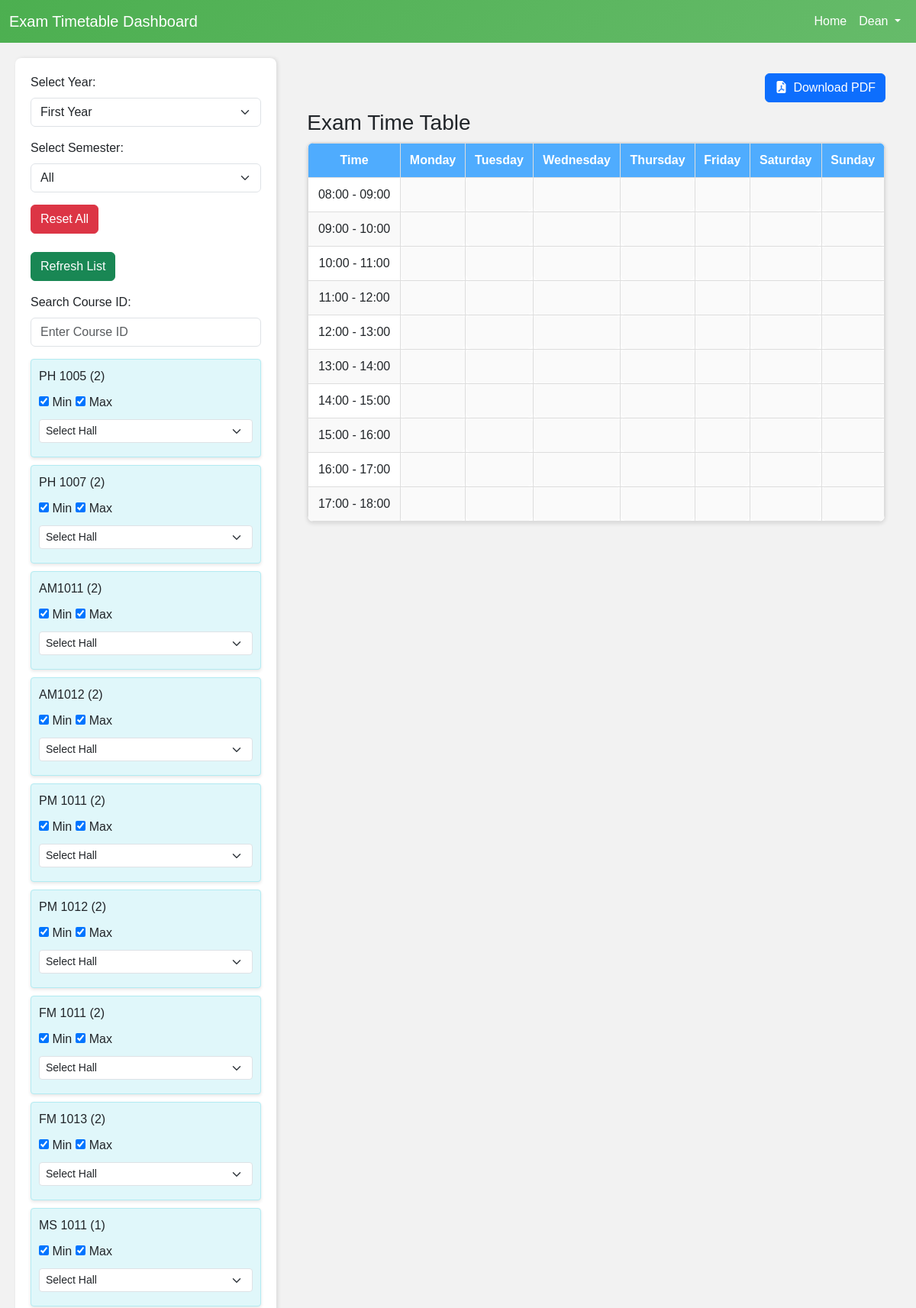
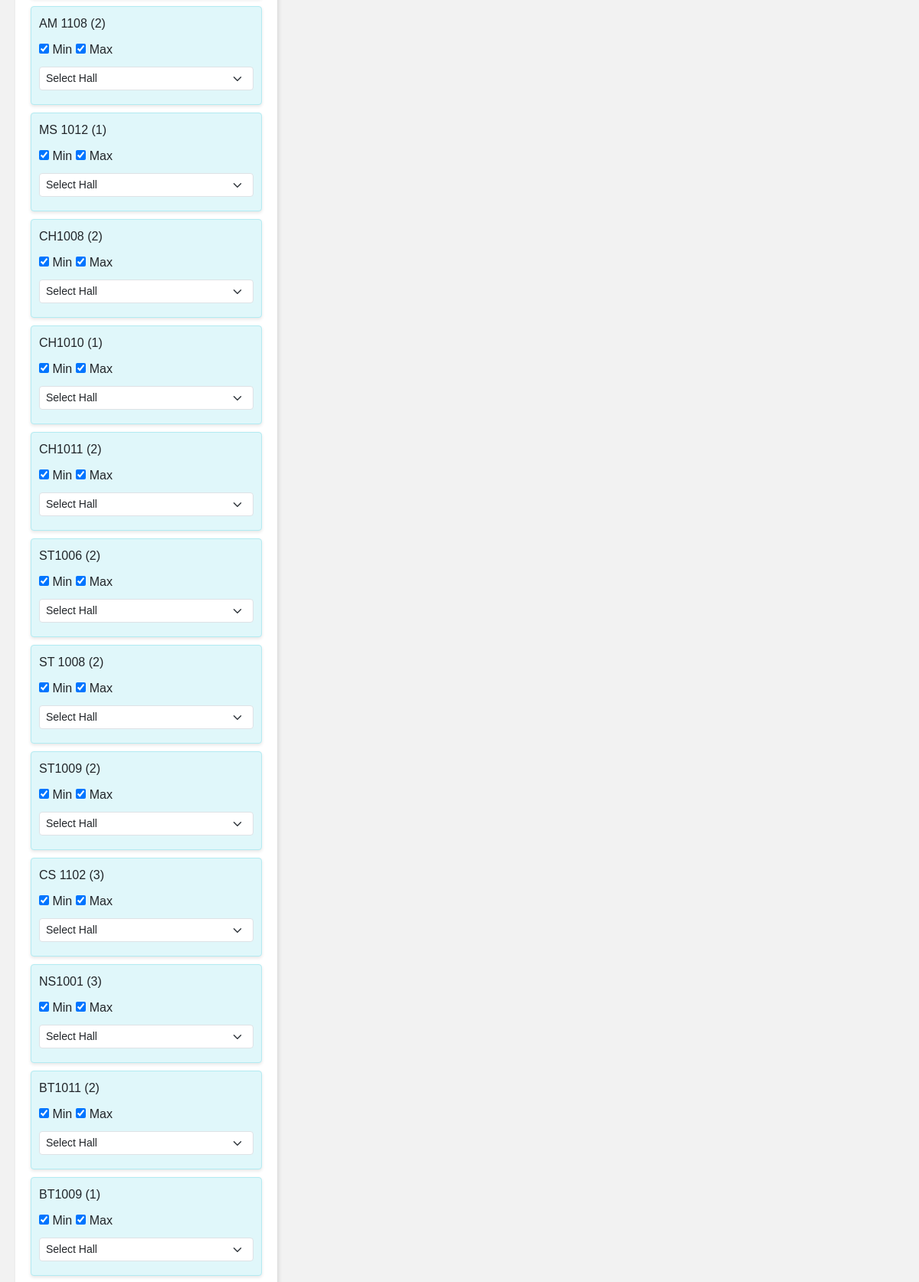
The page /exam_timetable.php (signed in, upper part) on the database its author committed (2 pictures, top to bottom).
### tables this page shows
CREATE TABLE `first_year` (
  `id` int(11) NOT NULL,
  `course_id` varchar(255) NOT NULL,
  `course_name` varchar(50) NOT NULL,
  `semester` enum('semester 1','semester 2') NOT NULL,
  `no_of_hours` int(1) NOT NULL,
  `credits` int(11) DEFAULT NULL,
  `registered_students` int(10) NOT NULL,
  `department` varchar(50) NOT NULL,
  `Lecturer_name` varchar(50) DEFAULT NULL
);

### exam_timetable.php (the view, shortened to what this page needs)
<?php
include 'db.php';
$user_name  = "Dean";
$category   = $_SESSION['selected_category']  ?? 'first_year';
$semester   = $_SESSION['selected_semester']  ?? '';
?>
<!DOCTYPE html>
<html>
<head>
    <link rel="stylesheet" href="main_table.css">
    <link
        href="https://cdn.jsdelivr.net/npm/bootstrap@5.3.3/dist/css/bootstrap.min.css"
        rel="stylesheet"
    >
    <link
        rel="stylesheet"
        href="https://cdn.jsdelivr.net/npm/bootstrap-icons@1.10.5/font/bootstrap-icons.css"
    >
</head>
<body>
<nav class="navbar navbar-expand-lg navbar-dark">
  <div class="container-fluid">
    <a class="navbar-brand" href="#">Exam Timetable Dashboard</a>
    <div class="collapse navbar-collapse" id="navbarNav">
      <ul class="navbar-nav ms-auto">
        <li class="nav-item"><a class="nav-link active" href="main_table.php">Home</a></li>
        <li class="nav-item dropdown">
          <a class="nav-link dropdown-toggle" href="#" data-bs-toggle="dropdown">
            <?php echo htmlspecialchars($user_name); ?>
          </a>
        </li>
      </ul>
    </div>
  </div>
</nav>
<div id="main">
  <div id="content">
    <div id="section_one">
      <form method="GET" id="selection-form" class="mb-3">
        <div class="mb-3">
          <label for="category" class="form-label">Select Year:</label>
          <select id="category" name="category" class="form-select" onchange="document.getElementById('selection-form').submit()">
            <option value="first_year"  <?php if($category==='first_year') echo 'selected';?>>First Year</option>
          </select>
        </div>
        <div class="mb-3">
          <label for="semester" class="form-label">Select Semester:</label>
          <select id="semester" name="semester" class="form-select" onchange="document.getElementById('selection-form').submit()">
            <option value="" <?php if($semester === '') echo 'selected';?>>All</option>
          </select>
        </div>
        <div class="mb-3 d-flex flex-wrap gap-2">
          <button type="submit" name="reset" value="true" class="btn btn-danger">Reset All</button>
        </div>
      </form>
      <button id="refresh-list-btn" class="btn btn-success mb-3">Refresh List</button>
      <div class="mb-3">
        <label for="search-input" class="form-label">Search Course ID:</label>
        <input type="text" id="search-input" class="form-control" placeholder="Enter Course ID">
      </div>
      <?php
      $connCourses = new mysqli($servername, $db_username, $db_password, $dbname);
      $sqlC = "SELECT course_id, course_name, lecturer_name, credits, semester, registered_students FROM `$category` WHERE 1 ";
      $stC = $connCourses->prepare($sqlC);
      if ($stC) {
          $stC->execute();
          $rC = $stC->get_result();
      } else {
          $rC = false;
      }
      if ($rC && $rC->num_rows > 0) {
          echo "<ul id='item-list' data-category='".htmlspecialchars($category)."' class='list-unstyled'>";
          while($row = $rC->fetch_assoc()) {
              $cid       = htmlspecialchars($row['course_id']);
              $cname     = htmlspecialchars($row['course_name']);
              $lect      = htmlspecialchars($row['lecturer_name']);
              $credits_db    = (int)$row['credits'];
              $sem_row   = htmlspecialchars($row['semester']);
              $reg_num   = (int)$row['registered_students'];
              $remCredits = $_SESSION['exam_item_credits'][$category][$cid] ?? $credits_db;
              if ($remCredits > 0) {
                  echo "<li draggable='true' class='draggable-item'
                           data-item='{$cid}'
                           data-course_name='{$cname}'
                           data-lecturer_name='{$lect}'
                           data-credits='{$remCredits}'
                           data-semester='{$sem_row}'
                           data-registered_students='{$reg_num}'>
                        <span>{$cid} ({$remCredits})</span>
                        <div class='min-max-checkboxes'>
                          <label><input type='checkbox' class='min-checkbox' checked> Min</label>
                          <label><input type='checkbox' class='max-checkbox' checked> Max</label>
                        </div>
                        <select class='form-select form-select-sm hall-select'>
                          <option value='' selected>Select Hall</option>";
                  echo "</select>";
                  echo "</li>";
              }
          }
          echo "</ul>";
      } else {
          echo "<p>No data found.</p>";
      }
      ?>
    </div>
    <div id="section_two">
      <div class="pdf-button-container">
        <button class="btn btn-primary" id="pdf-download-btn">
          <i class="bi bi-file-earmark-pdf-fill me-2"></i>Download PDF
        </button>
      </div>
      <h3>Exam Time Table</h3>
      <div class="table-scroll-container">
        <table id="assigned-table">
          <thead>
            <tr>
              <th>Time</th>
              <th>Monday</th>
              <th>Tuesday</th>
              <th>Wednesday</th>
              <th>Thursday</th>
              <th>Friday</th>
              <th>Saturday</th>
              <th>Sunday</th>
            </tr>
          </thead>
          <tbody>
            <?php for($h = 8; $h <= 17; $h++): ?>
              <tr>
                <td><?php echo sprintf("%02d:00 - %02d:00", $h, $h + 1); ?></td>
                <?php for($d = 0; $d < 7; $d++):
                ?>
                  <td class="dropzone" data-hour="<?php echo $h; ?>" data-day="<?php echo $d; ?>">
                  </td>
                <?php endfor; ?>
              </tr>
            <?php endfor; ?>
          </tbody>
        </table>
      </div>
    </div>
  </div>
</div>
</body>
</html>

### main_table.css (style rules this page uses)
body { font-family: 'Poppins', sans-serif; background-color: #f8f9fa; margin: 0; padding: 0; }
#main { margin: 20px; display: flex; flex-direction: column; gap: 20px; }
#content { display: grid; grid-template-columns: 1fr 2fr; gap: 20px; }
#section_one { padding: 15px; background-color: #ffffff; border-radius: 8px; box-shadow: 0px 4px 8px rgba(0, 0, 0, 0.1); }
#section_one form { margin-bottom: 10px; }
select, button { padding: 10px; font-size: 1em; border-radius: 5px; border: 1px solid #ddd; transition: background 0.3s ease, box-shadow 0.3s ease; }
button { cursor: pointer; background-color: #4facfe; color: #fff; border: none; }
#section_two table { width: 100%; border-collapse: collapse; background-color: #ffffff; border-radius: 8px; overflow: hidden; box-shadow: 0px 4px 8px rgba(0, 0, 0, 0.1); }
#section_two table th, #section_two table td { text-align: center; padding: 10px; border: 1px solid #ddd; }
#section_two table th { background: linear-gradient(90deg, #4facfe, #4facfe); color: #fff; }
.dropzone { min-height: 50px; vertical-align: middle; cursor: pointer; }
.draggable-item { padding: 8px 12px; background: #f1f1f1; margin: 5px 0; border: 1px solid #ddd; border-radius: 5px; box-shadow: 0px 2px 4px rgba(0, 0, 0, 0.1); cursor: grab; transition: background 0.3s ease, box-shadow 0.3s ease; }

### exam_timetable.php (style rules this page uses)
body { font-family: 'Poppins', sans-serif; background: #f2f2f2; margin: 0; padding: 0; }
.navbar { background: linear-gradient(135deg, #4CAF50, #66BB6A); }
.navbar-brand, .nav-link { color: #fff !important; }
#main { display: flex; flex-direction: column; min-height: 100vh; }
#content { display: flex; flex: 1; }
#section_one { width: 30%; background: #ffffff; padding: 20px; box-shadow: 2px 0 5px rgba(0,0,0,0.1); overflow-y: auto; max-height: 100vh; }
#section_one .form-select, #section_one .btn { margin-bottom: 8px; }
#section_two { width: 70%; padding: 20px; }
.table-scroll-container { max-height: 600px; overflow-y: auto; overflow-x: auto; border: 1px solid #ddd; border-radius: 8px; background: #fff; box-shadow: 0 2px 5px rgba(0,0,0,0.1); }
table { width: 100%; border-collapse: collapse; }
th, td { padding: 12px 15px; text-align: left; border-bottom: 1px solid #eee; }
th { background-color: #3f51b5; color: #ffffff; font-weight: 600; }
tr:nth-child(even) { background-color: #f9f9f9; }
.dropzone { min-height: 60px; background: #fafafa; border: 2px dashed #ddd; border-radius: 8px; padding: 10px; transition: background-color 0.3s ease; }
.draggable-item { list-style: none; padding: 10px; margin-bottom: 10px; background: #e0f7fa; border: 1px solid #b2ebf2; border-radius: 4px; cursor: grab; display: flex; flex-wrap: wrap; gap: 10px; align-items: center; justify-content: space-between; }
.min-max-checkboxes { display: flex; gap: 5px; width: 100%; }
.pdf-button-container { text-align: right; margin-bottom: 10px; }

### rows shown on the page
first_year: course "PH 1005", course "2"
first_year: course "PH 1007", course "2"
first_year: course "AM1011", course "2"
first_year: course "AM1012", course "2"
first_year: course "PM 1011", course "2"
first_year: course "PM 1012", course "2"
first_year: course "FM 1011", course "2"
first_year: course "FM 1013", course "2"
first_year: course "MS 1011", course "1"
first_year: course "AM 1108", course "2"
first_year: course "MS 1012", course "1"
first_year: course "CH1008", course "2"
first_year: course "CH1010", course "1"
first_year: course "CH1011", course "2"
first_year: course "ST1006", course "2"
first_year: course "ST 1008", course "2"
first_year: course "ST1009", course "2"
first_year: course "CS 1102", course "3"
first_year: course "NS1001", course "3"
first_year: course "BT1011", course "2"
first_year: course "BT1009", course "1"

### other values the page prints
$user_name "Dean"
